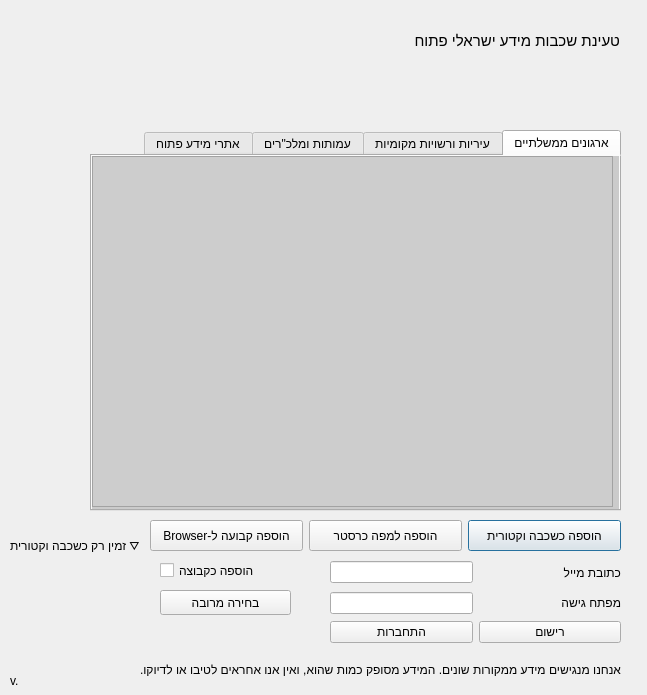
<?xml version="1.0" encoding="UTF-8"?>
<ui version="4.0">
 <class>Form</class>
 <widget class="QWidget" name="Form">
  <property name="geometry">
   <rect>
    <x>0</x>
    <y>0</y>
    <width>647</width>
    <height>695</height>
   </rect>
  </property>
  <property name="windowTitle">
   <string>Israeli Open Data Loader</string>
  </property>
  <widget class="QWidget" name="horizontalLayoutWidget_3">
   <property name="geometry">
    <rect>
     <x>150</x>
     <y>520</y>
     <width>471</width>
     <height>31</height>
    </rect>
   </property>
   <layout class="QHBoxLayout" name="horizontalLayout_3">
    <property name="spacing">
     <number>6</number>
    </property>
    <item>
     <widget class="QPushButton" name="addPerm">
      <property name="sizePolicy">
       <sizepolicy hsizetype="Preferred" vsizetype="Preferred">
        <horstretch>0</horstretch>
        <verstretch>0</verstretch>
       </sizepolicy>
      </property>
      <property name="text">
       <string>Browser-הוספה קבועה ל</string>
      </property>
     </widget>
    </item>
    <item>
     <widget class="QPushButton" name="addToMapR">
      <property name="sizePolicy">
       <sizepolicy hsizetype="Preferred" vsizetype="Preferred">
        <horstretch>0</horstretch>
        <verstretch>0</verstretch>
       </sizepolicy>
      </property>
      <property name="text">
       <string>הוספה למפה כרסטר</string>
      </property>
     </widget>
    </item>
    <item>
     <widget class="QPushButton" name="addToMapV">
      <property name="sizePolicy">
       <sizepolicy hsizetype="Preferred" vsizetype="Preferred">
        <horstretch>0</horstretch>
        <verstretch>0</verstretch>
       </sizepolicy>
      </property>
      <property name="whatsThis">
       <string>הוספה של השכבות שנבחרו למפה כשכבה זמנית בפורמט וקטור אשר מאפשר עריכה ושמירה מחדש לפורמטים כמו GeoPackge ו-ShapeFile.</string>
      </property>
      <property name="text">
       <string>הוספה כשכבה וקטורית</string>
      </property>
      <property name="shortcut">
       <string>Return</string>
      </property>
      <property name="autoDefault">
       <bool>true</bool>
      </property>
      <property name="default">
       <bool>true</bool>
      </property>
     </widget>
    </item>
   </layout>
  </widget>
  <widget class="QLabel" name="label">
   <property name="geometry">
    <rect>
     <x>10</x>
     <y>10</y>
     <width>247</width>
     <height>81</height>
    </rect>
   </property>
   <property name="text">
    <string/>
   </property>
   <property name="pixmap">
    <pixmap>:/plugins/israeli_opendata_loader/logo.png</pixmap>
   </property>
   <property name="scaledContents">
    <bool>true</bool>
   </property>
  </widget>
  <widget class="QLabel" name="header">
   <property name="geometry">
    <rect>
     <x>379</x>
     <y>10</y>
     <width>241</width>
     <height>61</height>
    </rect>
   </property>
   <property name="font">
    <font>
     <pointsize>11</pointsize>
    </font>
   </property>
   <property name="layoutDirection">
    <enum>Qt::RightToLeft</enum>
   </property>
   <property name="text">
    <string>טעינת שכבות מידע ישראלי פתוח</string>
   </property>
   <property name="scaledContents">
    <bool>true</bool>
   </property>
   <property name="alignment">
    <set>Qt::AlignLeading|Qt::AlignLeft|Qt::AlignVCenter</set>
   </property>
  </widget>
  <widget class="QCheckBox" name="addAsGroup">
   <property name="geometry">
    <rect>
     <x>160</x>
     <y>560</y>
     <width>131</width>
     <height>21</height>
    </rect>
   </property>
   <property name="sizePolicy">
    <sizepolicy hsizetype="Preferred" vsizetype="Preferred">
     <horstretch>0</horstretch>
     <verstretch>0</verstretch>
    </sizepolicy>
   </property>
   <property name="text">
    <string>הוספה כקבוצה</string>
   </property>
  </widget>
  <widget class="QWidget" name="horizontalLayoutWidget_2">
   <property name="geometry">
    <rect>
     <x>160</x>
     <y>590</y>
     <width>131</width>
     <height>25</height>
    </rect>
   </property>
   <layout class="QHBoxLayout" name="horizontalLayout_2">
    <item>
     <widget class="QPushButton" name="selectionButton">
      <property name="sizePolicy">
       <sizepolicy hsizetype="Preferred" vsizetype="Preferred">
        <horstretch>0</horstretch>
        <verstretch>0</verstretch>
       </sizepolicy>
      </property>
      <property name="layoutDirection">
       <enum>Qt::RightToLeft</enum>
      </property>
      <property name="text">
       <string>בחירה מרובה</string>
      </property>
     </widget>
    </item>
   </layout>
  </widget>
  <widget class="QTabWidget" name="tabWidget">
   <property name="geometry">
    <rect>
     <x>90</x>
     <y>130</y>
     <width>531</width>
     <height>381</height>
    </rect>
   </property>
   <property name="layoutDirection">
    <enum>Qt::RightToLeft</enum>
   </property>
   <property name="tabPosition">
    <enum>QTabWidget::North</enum>
   </property>
   <property name="currentIndex">
    <number>0</number>
   </property>
   <widget class="QWidget" name="govTab">
    <attribute name="title">
     <string>ארגונים ממשלתיים</string>
    </attribute>
    <widget class="QTreeWidget" name="govTree">
     <property name="geometry">
      <rect>
       <x>0</x>
       <y>0</y>
       <width>521</width>
       <height>351</height>
      </rect>
     </property>
     <property name="layoutDirection">
      <enum>Qt::RightToLeft</enum>
     </property>
     <property name="selectionMode">
      <enum>QAbstractItemView::MultiSelection</enum>
     </property>
     <property name="columnCount">
      <number>1</number>
     </property>
     <attribute name="headerVisible">
      <bool>false</bool>
     </attribute>
     <column>
      <property name="text">
       <string notr="true">1</string>
      </property>
     </column>
    </widget>
    <widget class="QLabel" name="teaserGov">
     <property name="geometry">
      <rect>
       <x>-10</x>
       <y>-10</y>
       <width>541</width>
       <height>381</height>
      </rect>
     </property>
     <property name="palette">
      <palette>
       <active>
        <colorrole role="Button">
         <brush brushstyle="SolidPattern">
          <color alpha="102">
           <red>131</red>
           <green>131</green>
           <blue>131</blue>
          </color>
         </brush>
        </colorrole>
        <colorrole role="Base">
         <brush brushstyle="SolidPattern">
          <color alpha="102">
           <red>131</red>
           <green>131</green>
           <blue>131</blue>
          </color>
         </brush>
        </colorrole>
        <colorrole role="Window">
         <brush brushstyle="SolidPattern">
          <color alpha="102">
           <red>131</red>
           <green>131</green>
           <blue>131</blue>
          </color>
         </brush>
        </colorrole>
        <colorrole role="AlternateBase">
         <brush brushstyle="SolidPattern">
          <color alpha="255">
           <red>161</red>
           <green>161</green>
           <blue>161</blue>
          </color>
         </brush>
        </colorrole>
       </active>
       <inactive>
        <colorrole role="Button">
         <brush brushstyle="SolidPattern">
          <color alpha="102">
           <red>131</red>
           <green>131</green>
           <blue>131</blue>
          </color>
         </brush>
        </colorrole>
        <colorrole role="Base">
         <brush brushstyle="SolidPattern">
          <color alpha="102">
           <red>131</red>
           <green>131</green>
           <blue>131</blue>
          </color>
         </brush>
        </colorrole>
        <colorrole role="Window">
         <brush brushstyle="SolidPattern">
          <color alpha="102">
           <red>131</red>
           <green>131</green>
           <blue>131</blue>
          </color>
         </brush>
        </colorrole>
        <colorrole role="AlternateBase">
         <brush brushstyle="SolidPattern">
          <color alpha="255">
           <red>161</red>
           <green>161</green>
           <blue>161</blue>
          </color>
         </brush>
        </colorrole>
       </inactive>
       <disabled>
        <colorrole role="Button">
         <brush brushstyle="SolidPattern">
          <color alpha="102">
           <red>131</red>
           <green>131</green>
           <blue>131</blue>
          </color>
         </brush>
        </colorrole>
        <colorrole role="Base">
         <brush brushstyle="SolidPattern">
          <color alpha="102">
           <red>131</red>
           <green>131</green>
           <blue>131</blue>
          </color>
         </brush>
        </colorrole>
        <colorrole role="Window">
         <brush brushstyle="SolidPattern">
          <color alpha="102">
           <red>131</red>
           <green>131</green>
           <blue>131</blue>
          </color>
         </brush>
        </colorrole>
        <colorrole role="AlternateBase">
         <brush brushstyle="SolidPattern">
          <color alpha="255">
           <red>161</red>
           <green>161</green>
           <blue>161</blue>
          </color>
         </brush>
        </colorrole>
       </disabled>
      </palette>
     </property>
     <property name="font">
      <font>
       <pointsize>26</pointsize>
      </font>
     </property>
     <property name="autoFillBackground">
      <bool>false</bool>
     </property>
     <property name="styleSheet">
      <string notr="true">*{
background-color: rgba(131, 131, 131,0.4);
}</string>
     </property>
     <property name="text">
      <string/>
     </property>
     <property name="alignment">
      <set>Qt::AlignCenter</set>
     </property>
    </widget>
   </widget>
   <widget class="QWidget" name="muniTab">
    <attribute name="title">
     <string>עיריות ורשויות מקומיות</string>
    </attribute>
    <widget class="QTreeWidget" name="muniTree">
     <property name="geometry">
      <rect>
       <x>0</x>
       <y>0</y>
       <width>521</width>
       <height>351</height>
      </rect>
     </property>
     <property name="layoutDirection">
      <enum>Qt::RightToLeft</enum>
     </property>
     <property name="selectionMode">
      <enum>QAbstractItemView::MultiSelection</enum>
     </property>
     <property name="columnCount">
      <number>1</number>
     </property>
     <attribute name="headerVisible">
      <bool>false</bool>
     </attribute>
     <column>
      <property name="text">
       <string notr="true">1</string>
      </property>
     </column>
    </widget>
    <widget class="QLabel" name="teaserMuni">
     <property name="geometry">
      <rect>
       <x>-10</x>
       <y>-10</y>
       <width>541</width>
       <height>381</height>
      </rect>
     </property>
     <property name="palette">
      <palette>
       <active>
        <colorrole role="Button">
         <brush brushstyle="SolidPattern">
          <color alpha="102">
           <red>131</red>
           <green>131</green>
           <blue>131</blue>
          </color>
         </brush>
        </colorrole>
        <colorrole role="Base">
         <brush brushstyle="SolidPattern">
          <color alpha="102">
           <red>131</red>
           <green>131</green>
           <blue>131</blue>
          </color>
         </brush>
        </colorrole>
        <colorrole role="Window">
         <brush brushstyle="SolidPattern">
          <color alpha="102">
           <red>131</red>
           <green>131</green>
           <blue>131</blue>
          </color>
         </brush>
        </colorrole>
        <colorrole role="AlternateBase">
         <brush brushstyle="SolidPattern">
          <color alpha="255">
           <red>161</red>
           <green>161</green>
           <blue>161</blue>
          </color>
         </brush>
        </colorrole>
       </active>
       <inactive>
        <colorrole role="Button">
         <brush brushstyle="SolidPattern">
          <color alpha="102">
           <red>131</red>
           <green>131</green>
           <blue>131</blue>
          </color>
         </brush>
        </colorrole>
        <colorrole role="Base">
         <brush brushstyle="SolidPattern">
          <color alpha="102">
           <red>131</red>
           <green>131</green>
           <blue>131</blue>
          </color>
         </brush>
        </colorrole>
        <colorrole role="Window">
         <brush brushstyle="SolidPattern">
          <color alpha="102">
           <red>131</red>
           <green>131</green>
           <blue>131</blue>
          </color>
         </brush>
        </colorrole>
        <colorrole role="AlternateBase">
         <brush brushstyle="SolidPattern">
          <color alpha="255">
           <red>161</red>
           <green>161</green>
           <blue>161</blue>
          </color>
         </brush>
        </colorrole>
       </inactive>
       <disabled>
        <colorrole role="Button">
         <brush brushstyle="SolidPattern">
          <color alpha="102">
           <red>131</red>
           <green>131</green>
           <blue>131</blue>
          </color>
         </brush>
        </colorrole>
        <colorrole role="Base">
         <brush brushstyle="SolidPattern">
          <color alpha="102">
           <red>131</red>
           <green>131</green>
           <blue>131</blue>
          </color>
         </brush>
        </colorrole>
        <colorrole role="Window">
         <brush brushstyle="SolidPattern">
          <color alpha="102">
           <red>131</red>
           <green>131</green>
           <blue>131</blue>
          </color>
         </brush>
        </colorrole>
        <colorrole role="AlternateBase">
         <brush brushstyle="SolidPattern">
          <color alpha="255">
           <red>161</red>
           <green>161</green>
           <blue>161</blue>
          </color>
         </brush>
        </colorrole>
       </disabled>
      </palette>
     </property>
     <property name="font">
      <font>
       <pointsize>26</pointsize>
      </font>
     </property>
     <property name="autoFillBackground">
      <bool>false</bool>
     </property>
     <property name="styleSheet">
      <string notr="true">*{
background-color: rgba(131, 131, 131,0.4);
}</string>
     </property>
     <property name="text">
      <string/>
     </property>
     <property name="alignment">
      <set>Qt::AlignCenter</set>
     </property>
    </widget>
   </widget>
   <widget class="QWidget" name="orgTab">
    <attribute name="title">
     <string>עמותות ומלכ&quot;רים</string>
    </attribute>
    <widget class="QTreeWidget" name="orgTree">
     <property name="geometry">
      <rect>
       <x>0</x>
       <y>0</y>
       <width>521</width>
       <height>351</height>
      </rect>
     </property>
     <property name="layoutDirection">
      <enum>Qt::RightToLeft</enum>
     </property>
     <property name="selectionMode">
      <enum>QAbstractItemView::MultiSelection</enum>
     </property>
     <property name="columnCount">
      <number>1</number>
     </property>
     <attribute name="headerVisible">
      <bool>false</bool>
     </attribute>
     <column>
      <property name="text">
       <string notr="true">1</string>
      </property>
     </column>
    </widget>
   </widget>
   <widget class="QWidget" name="opendataTab">
    <attribute name="title">
     <string>אתרי מידע פתוח</string>
    </attribute>
    <widget class="QTreeWidget" name="opendataTree">
     <property name="geometry">
      <rect>
       <x>0</x>
       <y>0</y>
       <width>521</width>
       <height>351</height>
      </rect>
     </property>
     <property name="layoutDirection">
      <enum>Qt::RightToLeft</enum>
     </property>
     <property name="selectionMode">
      <enum>QAbstractItemView::MultiSelection</enum>
     </property>
     <property name="columnCount">
      <number>1</number>
     </property>
     <attribute name="headerVisible">
      <bool>false</bool>
     </attribute>
     <column>
      <property name="text">
       <string notr="true">1</string>
      </property>
     </column>
    </widget>
   </widget>
  </widget>
  <widget class="QWidget" name="verticalLayoutWidget">
   <property name="geometry">
    <rect>
     <x>330</x>
     <y>560</y>
     <width>291</width>
     <height>83</height>
    </rect>
   </property>
   <layout class="QVBoxLayout" name="verticalLayout">
    <item>
     <layout class="QHBoxLayout" name="emailHLayout">
      <item>
       <widget class="QLineEdit" name="emailInput">
        <property name="sizePolicy">
         <sizepolicy hsizetype="MinimumExpanding" vsizetype="Fixed">
          <horstretch>0</horstretch>
          <verstretch>0</verstretch>
         </sizepolicy>
        </property>
       </widget>
      </item>
      <item>
       <widget class="QLabel" name="emailLabel">
        <property name="sizePolicy">
         <sizepolicy hsizetype="MinimumExpanding" vsizetype="Preferred">
          <horstretch>0</horstretch>
          <verstretch>0</verstretch>
         </sizepolicy>
        </property>
        <property name="minimumSize">
         <size>
          <width>40</width>
          <height>0</height>
         </size>
        </property>
        <property name="text">
         <string>כתובת מייל</string>
        </property>
       </widget>
      </item>
     </layout>
    </item>
    <item>
     <layout class="QHBoxLayout" name="keyHLayout">
      <item>
       <widget class="QLineEdit" name="keyInput">
        <property name="sizePolicy">
         <sizepolicy hsizetype="MinimumExpanding" vsizetype="Fixed">
          <horstretch>0</horstretch>
          <verstretch>0</verstretch>
         </sizepolicy>
        </property>
        <property name="echoMode">
         <enum>QLineEdit::PasswordEchoOnEdit</enum>
        </property>
       </widget>
      </item>
      <item>
       <widget class="QLabel" name="keyLabel">
        <property name="sizePolicy">
         <sizepolicy hsizetype="MinimumExpanding" vsizetype="Preferred">
          <horstretch>0</horstretch>
          <verstretch>0</verstretch>
         </sizepolicy>
        </property>
        <property name="minimumSize">
         <size>
          <width>40</width>
          <height>0</height>
         </size>
        </property>
        <property name="text">
         <string>מפתח גישה</string>
        </property>
       </widget>
      </item>
     </layout>
    </item>
    <item>
     <layout class="QHBoxLayout" name="submit">
      <item>
       <widget class="QPushButton" name="submitCredntials">
        <property name="sizePolicy">
         <sizepolicy hsizetype="MinimumExpanding" vsizetype="Fixed">
          <horstretch>0</horstretch>
          <verstretch>0</verstretch>
         </sizepolicy>
        </property>
        <property name="minimumSize">
         <size>
          <width>40</width>
          <height>0</height>
         </size>
        </property>
        <property name="text">
         <string>התחברות</string>
        </property>
       </widget>
      </item>
      <item>
       <widget class="QPushButton" name="registerButton">
        <property name="sizePolicy">
         <sizepolicy hsizetype="MinimumExpanding" vsizetype="Fixed">
          <horstretch>0</horstretch>
          <verstretch>0</verstretch>
         </sizepolicy>
        </property>
        <property name="minimumSize">
         <size>
          <width>20</width>
          <height>0</height>
         </size>
        </property>
        <property name="text">
         <string>רישום</string>
        </property>
       </widget>
      </item>
     </layout>
    </item>
   </layout>
  </widget>
  <widget class="QLabel" name="versionLabel">
   <property name="geometry">
    <rect>
     <x>20</x>
     <y>90</y>
     <width>231</width>
     <height>41</height>
    </rect>
   </property>
   <property name="sizePolicy">
    <sizepolicy hsizetype="MinimumExpanding" vsizetype="MinimumExpanding">
     <horstretch>0</horstretch>
     <verstretch>0</verstretch>
    </sizepolicy>
   </property>
   <property name="minimumSize">
    <size>
     <width>80</width>
     <height>20</height>
    </size>
   </property>
   <property name="layoutDirection">
    <enum>Qt::RightToLeft</enum>
   </property>
   <property name="text">
    <string/>
   </property>
   <property name="alignment">
    <set>Qt::AlignRight|Qt::AlignTrailing|Qt::AlignVCenter</set>
   </property>
  </widget>
  <widget class="QLabel" name="loginsCounter">
   <property name="geometry">
    <rect>
     <x>20</x>
     <y>620</y>
     <width>191</width>
     <height>51</height>
    </rect>
   </property>
   <property name="sizePolicy">
    <sizepolicy hsizetype="MinimumExpanding" vsizetype="MinimumExpanding">
     <horstretch>0</horstretch>
     <verstretch>0</verstretch>
    </sizepolicy>
   </property>
   <property name="minimumSize">
    <size>
     <width>90</width>
     <height>50</height>
    </size>
   </property>
   <property name="text">
    <string/>
   </property>
  </widget>
  <widget class="QLabel" name="label_2">
   <property name="geometry">
    <rect>
     <x>10</x>
     <y>520</y>
     <width>141</width>
     <height>51</height>
    </rect>
   </property>
   <property name="text">
    <string> ⛛ זמין רק כשכבה וקטורית</string>
   </property>
   <property name="alignment">
    <set>Qt::AlignRight|Qt::AlignTrailing|Qt::AlignVCenter</set>
   </property>
  </widget>
  <widget class="QLabel" name="label_3">
   <property name="geometry">
    <rect>
     <x>80</x>
     <y>660</y>
     <width>541</width>
     <height>20</height>
    </rect>
   </property>
   <property name="text">
    <string>אנחנו מנגישים מידע ממקורות שונים. המידע מסופק כמות שהוא, ואין אנו אחראים לטיבו או לדיוקו.</string>
   </property>
  </widget>
  <widget class="QLabel" name="vLabel">
   <property name="geometry">
    <rect>
     <x>10</x>
     <y>670</y>
     <width>91</width>
     <height>21</height>
    </rect>
   </property>
   <property name="text">
    <string>v.</string>
   </property>
  </widget>
 </widget>
 <resources/>
 <connections/>
</ui>
